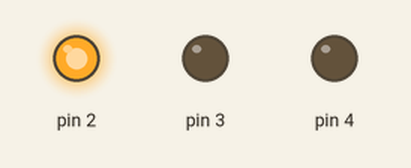
Recording of a sketch running on a simulated Arduino Uno, built with avr-gcc and run on an emulated ATmega328P. On the bench: output pins drawn as LEDs (lit = HIGH).

Above: at 2.5 s.
At 6.0 s:
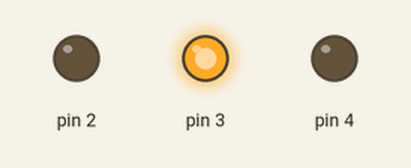
At 9.5 s:
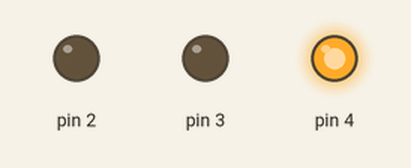
Timing chart, 0 to 15.6 s (numbered marks = the images above):
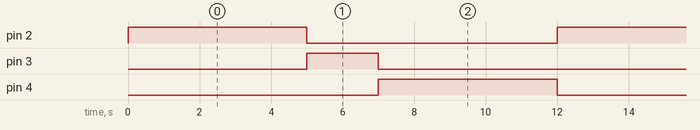

Measured:
- by itself, pin 2, pin 4: alternates HIGH for 5.0 s and LOW for 7.0 s
- by itself, pin 3: alternates HIGH for 2.0 s and LOW for 10.0 s
- by itself, everything shown: repeats every 12.0 s, in 3 steps

The sketch:

traffic2.ino
```cpp
void setup()
{
  pinMode(2, OUTPUT);
  pinMode(3, OUTPUT);
  pinMode(4, OUTPUT);
}

void loop()
{
  green_light();
  delay(5000);
  yellow_light();
  delay(2000);
  red_light();
  delay(5000);
}

void green_light()
{
  digitalWrite(2, HIGH);
  digitalWrite(3, LOW);
  digitalWrite(4, LOW);
}

void yellow_light()
{
  digitalWrite(2, LOW);
  digitalWrite(3, HIGH);
  digitalWrite(4, LOW);
}

void red_light()
{
  digitalWrite(2, LOW);
  digitalWrite(3, LOW);
  digitalWrite(4, HIGH);
}
```
